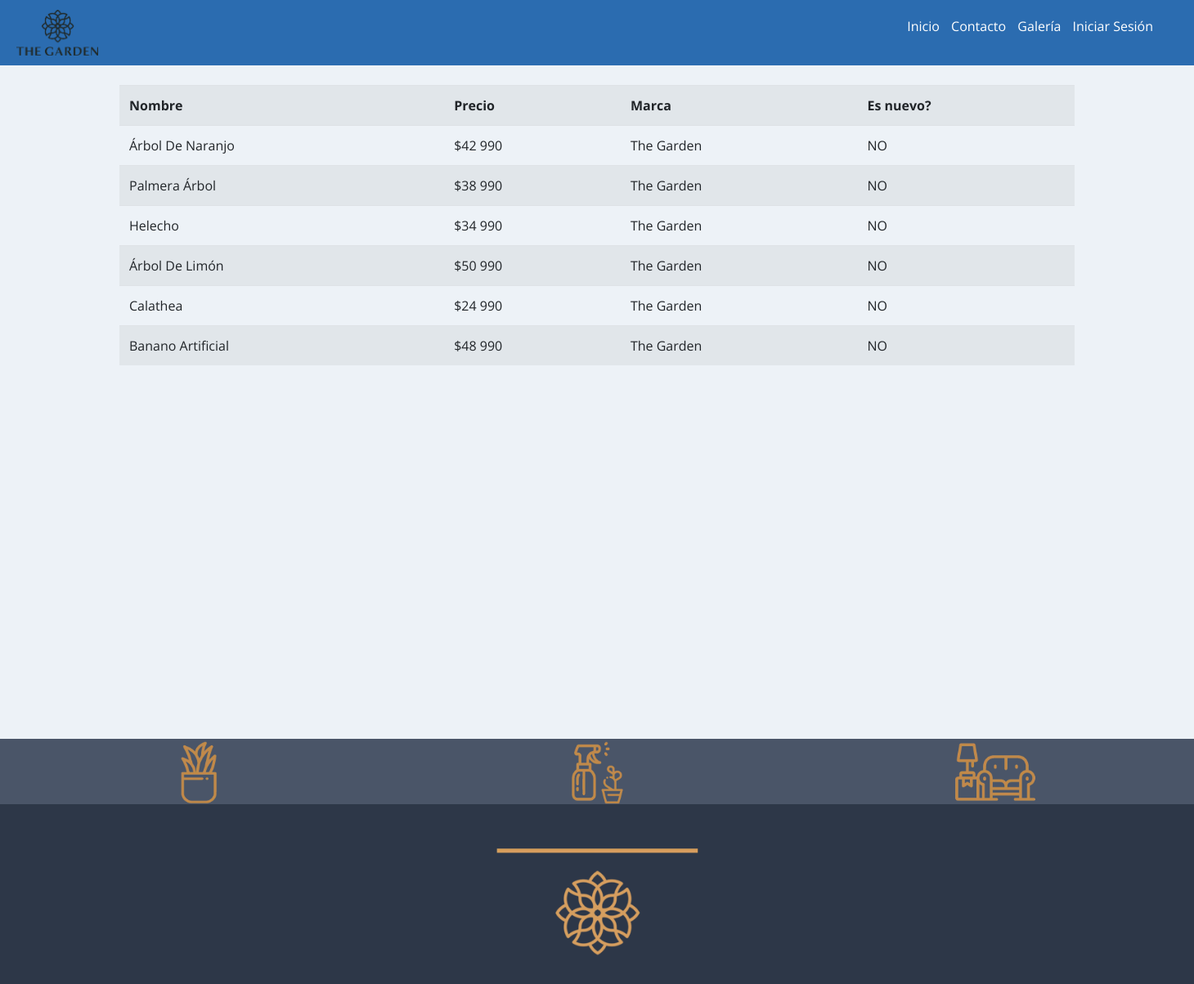
Screenshot of /listar-productos/ with the database file from the repository.
### app/models.py (models this page shows, shortened)
class Producto(models.Model):
   nombre = models.CharField(max_length=50)
   precio = models.IntegerField()
   description = models.TextField()
   disponible = models.BooleanField()
   marca = models.ForeignKey(Marca, on_delete=models.PROTECT)
   fecha_fabricacion = models.DateField()
   imagen = models.ImageField(upload_to="productos", null=True)

class Marca(models.Model):
    nombre = models.CharField(max_length=50)
    def __str__(self):
     return self.nombre

### app/views.py (the view)
# urls.py: path('listar-productos/', listar_productos, name="listar_productos"),
def listar_productos(request):
    productos = Producto.objects.all()
    data = {
        'productos': productos
    }
    return render(request, 'app/producto/listar.html',data)

### app/templates/app/producto/listar.html
 {% extends 'app/base.html' %}
 {% block contenido %}
 {% load humanize %}
 <table class="table table-striped table-hover table-responsive-sm">
    <tr>
        <th>Nombre</th>
        <th>Precio</th>
        <th>Marca</th>
        <th>Es nuevo?</th>
    </tr>
    {% for p in productos %}
    <tr>
        <td>{{ p.nombre | title }}</td>
        <td>${{ p.precio | intcomma }}</td>
        <td>{{ p.marca | title }}</td>
        <td>
            {% if p.nuevo %}
            SI
            {% else %}
            NO
            {% endif %}
        </td>
    </tr>
    {% endfor %}
 </table>
 {% endblock  %}

### app/static/app/css/estilos.css (style rules this page uses)
* { margin:0; padding:0; }
body { background-color:#EDF2F7; font-family: 'Open Sans', sans-serif; }

### rows the page displays
Producto: nombre "Árbol De Naranjo", precio "42 990", marca "The Garden"
Producto: nombre "Palmera Árbol", precio "38 990", marca "The Garden"
Producto: nombre "Helecho", precio "34 990", marca "The Garden"
Producto: nombre "Árbol De Limón", precio "50 990", marca "The Garden"
Producto: nombre "Calathea", precio "24 990", marca "The Garden"
Producto: nombre "Banano Artificial", precio "48 990", marca "The Garden"
